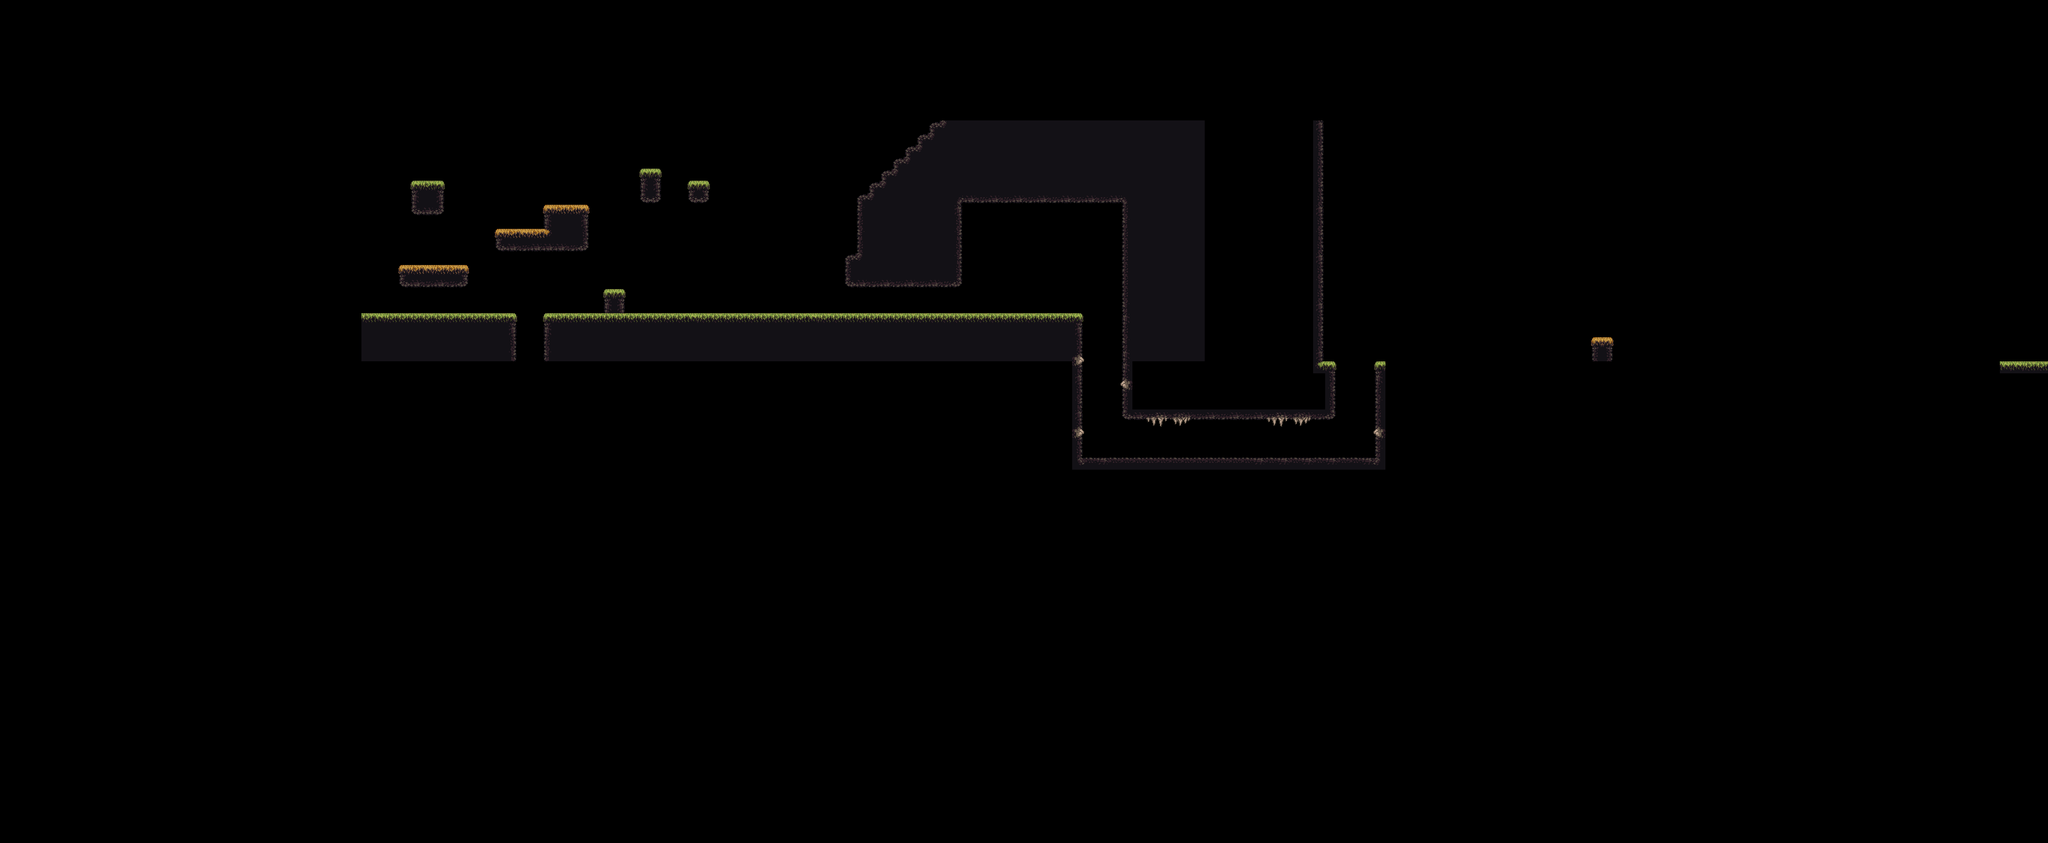

Tiled map render using the project's own tile images. Description and the map definition, with tile-layer contents summarised, below:
An orthogonal 170x70 tile map with 16x16 px tiles, 1 tile layer (ground), 2 hidden layers not drawn, 3 tilesets and 62 objects (4x ground, 4x greenLight, 2x fire, 2x fireLight, sun, ...).

<map version="1.10" tiledversion="1.11.2" orientation="orthogonal" renderorder="right-down" width="170" height="70" tilewidth="16" tileheight="16" infinite="0" nextlayerid="39" nextobjectid="226">
 <properties>
  <property name="bgMusic" value="sound/music/bgMusic.mp3" />
  <property name="chaseMusic" value="sound/music/chaseMusic.mp3" />
  <property name="deadMusic" value="sound/music/deadMusic.mp3" />
  <property name="rainAmbience" value="sound/ambience/rain.mp3" />
 </properties>
 <tileset firstgid="1" source="groundTiles1.tsx" />
 <tileset firstgid="649" source="fire.tsx" />
 <tileset firstgid="689" source="lantern.tsx" />
 <group id="23" name="bg" visible="0">
  <objectgroup id="20" name="sky" visible="0">
   <properties>
    <property name="zIndex" type="int" value="0" />
   </properties>
   <object id="118" name="sun" type="sun" x="675.322" y="176.959" width="31.5789" height="31.5789">
    <properties>
     <property name="zIndex" type="int" value="1000" />
    </properties>
    <ellipse />
   </object>
   <object id="119" name="moon" type="moon" x="725.029" y="176.959" width="31.5789" height="31.5789">
    <properties>
     <property name="zIndex" type="int" value="1000" />
    </properties>
    <ellipse />
   </object>
   <object id="123" name="sky" type="sky" x="592" y="176" width="79.3333" height="32">
    <properties>
     <property name="image" value="sky" />
     <property name="zIndex" type="int" value="500" />
    </properties>
   </object>
   <object id="124" name="stars" type="stars" x="767.333" y="176" width="80" height="32">
    <properties>
     <property name="image" value="stars" />
     <property name="zIndex" type="int" value="600" />
    </properties>
   </object>
   <object id="125" name="shootingStar" type="shootingStar" x="560" y="192">
    <properties>
     <property name="zIndex" type="int" value="600" />
    </properties>
    <point />
   </object>
   <object id="128" name="lightning" type="lightning" x="677.944" y="234.364">
    <properties>
     <property name="color" type="color" value="#ffffffff" />
     <property name="distance" type="float" value="7" />
     <property name="effect" type="int" propertytype="lightEffect" value="4" />
     <property name="falloffProfile" type="float" value="0.5" />
     <property name="initialIntensity" type="float" value="6" />
     <property name="isManaged" type="bool" value="false" />
     <property name="shaderIntensityMultiplier" type="float" value="0.5" />
    </properties>
    <point />
   </object>
   <object id="174" name="crow" type="crow" x="976.5" y="305.5">
    <properties>
     <property name="zIndex" type="int" value="4500" />
    </properties>
    <point />
   </object>
  </objectgroup>
  <objectgroup id="33" name="parallaxBg0" parallaxx="0.05">
   <properties>
    <property name="zIndex" type="int" value="2000" />
   </properties>
   <object id="214" x="478" y="-128" width="1215.4" height="608">
    <properties>
     <property name="image" value="autum0" />
    </properties>
   </object>
   <object id="221" x="1686.06" y="15.4165" width="1215.4" height="608">
    <properties>
     <property name="image" value="winter0" />
    </properties>
   </object>
  </objectgroup>
  <objectgroup id="34" name="parallaxBg1" parallaxx="0.5">
   <properties>
    <property name="zIndex" type="int" value="3000" />
   </properties>
   <object id="215" x="485" y="161" width="1164.37" height="316">
    <properties>
     <property name="image" value="autum1" />
    </properties>
   </object>
   <object id="222" x="1651.21" y="309.807" width="1602" height="316">
    <properties>
     <property name="image" value="winter1" />
    </properties>
   </object>
  </objectgroup>
  <objectgroup id="35" name="parallaxBg2" parallaxx="0.7">
   <properties>
    <property name="zIndex" type="int" value="4000" />
   </properties>
   <object id="216" x="479" y="159" width="1149.28" height="320">
    <properties>
     <property name="image" value="autum2" />
    </properties>
   </object>
   <object id="223" x="1628.58" y="305.292" width="1149.28" height="320">
    <properties>
     <property name="image" value="winter2" />
    </properties>
   </object>
  </objectgroup>
  <objectgroup id="36" name="parallaxBg3" parallaxx="0.9">
   <properties>
    <property name="zIndex" type="int" value="5000" />
   </properties>
   <object id="217" x="481" y="-229" width="1143.74" height="710">
    <properties>
     <property name="image" value="autum3" />
    </properties>
   </object>
   <object id="220" x="784" y="192" width="140" height="228">
    <properties>
     <property name="image" value="waterfall" />
     <property name="isAnimated" type="bool" value="true" />
     <property name="zIndex" type="int" value="12" />
    </properties>
   </object>
   <object id="224" x="1622.55" y="-88.4004" width="1604" height="710">
    <properties>
     <property name="image" value="winter3" />
    </properties>
   </object>
  </objectgroup>
  <objectgroup id="37" name="parallaxBg4" visible="0">
   <properties>
    <property name="zIndex" type="int" value="6000" />
   </properties>
  </objectgroup>
 </group>
 <layer id="16" name="cave_bg" width="170" height="70" visible="0">
  <properties>
   <property name="zIndex" type="int" value="7000" />
  </properties>
  <data>[11900 cells, 518 non-empty, 37 distinct tile ids]</data>
 </layer>
 <layer id="1" name="ground" width="170" height="70">
  <properties>
   <property name="zIndex" type="int" value="7500" />
  </properties>
  <data>[11900 cells, 741 non-empty, 138 distinct tile ids]</data>
 </layer>
 <objectgroup id="27" name="bgNormal" visible="0">
  <properties>
   <property name="zIndex" type="int" value="7200" />
  </properties>
  <!-- 1 objects omitted --></objectgroup>
 <objectgroup id="3" name="collisionBoxes">
  <!-- 20 objects omitted --></objectgroup>
 <group id="19" name="audio" visible="0">
  <objectgroup id="15" name="reverbZones">
   <!-- 2 objects omitted --></objectgroup>
  <objectgroup id="18" name="ambienceZones">
   <!-- 2 objects omitted --></objectgroup>
  <objectgroup id="17" name="soundTriggers">
   <!-- 1 objects omitted --></objectgroup>
 </group>
 <objectgroup id="12" name="bgMapObjects" visible="0">
  <properties>
   <property name="zIndex" type="int" value="8000" />
  </properties>
  <!-- 3 objects omitted --></objectgroup>
 <objectgroup id="14" name="lights" visible="0">
  <!-- 6 objects omitted --></objectgroup>
 <objectgroup id="4" name="playerStart">
  <properties>
   <property name="zIndex" type="int" value="9000" />
  </properties>
  <!-- 1 objects omitted --></objectgroup>
 <objectgroup id="13" name="enemies">
  <properties>
   <property name="zIndex" type="int" value="9000" />
  </properties>
  <!-- 2 objects omitted --></objectgroup>
 <objectgroup id="24" name="rainMask" visible="0">
  <!-- 1 objects omitted --></objectgroup>
 <objectgroup id="25" name="water" visible="0">
  <properties>
   <property name="zIndex" type="int" value="10000" />
  </properties>
  <!-- 3 objects omitted --></objectgroup>
 <layer id="26" name="tilesBeforeWater" width="170" height="70" visible="0">
  <properties>
   <property name="renderedOnTopOfWater" type="bool" value="true" />
   <property name="zIndex" type="int" value="11000" />
  </properties>
  <data>[11900 cells, 76 non-empty, 26 distinct tile ids]</data>
 </layer>
 <objectgroup id="29" name="fadingForeground" visible="0">
  <properties>
   <property name="zIndex" type="int" value="50000" />
  </properties>
  <!-- 1 objects omitted --></objectgroup>
 <group id="30" name="doorAndTrigger" visible="0">
  <objectgroup id="32" name="triggers" visible="0">
   <!-- 2 objects omitted --></objectgroup>
  <objectgroup id="31" name="doors" visible="0">
   <properties>
    <property name="zIndex" type="int" value="7100" />
   </properties>
   <!-- 1 objects omitted --></objectgroup>
 </group>
</map>
<!-- 46 of 62 objects omitted -->
